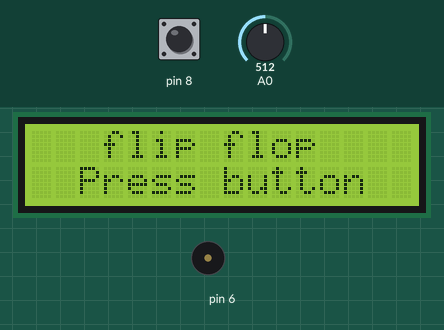
This sketch was run on a simulated Arduino Uno, built with avr-gcc and run on an emulated ATmega328P. Parts: 16×2 character LCD, buzzer (waves = sounding). Inputs (shaded band) come from the test bench; at power-on: pin 8 LOW, A0 = 512. Random numbers use the default seed unless the sketch sets one.

Above: at 1.3 s.
1.4 s: pin 8 driven HIGH
At 2.1 s:
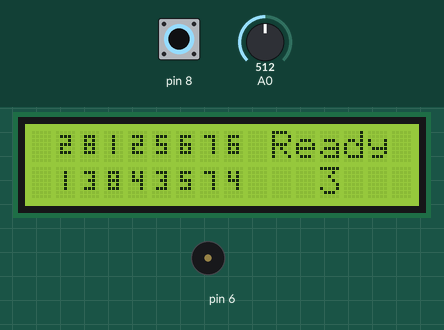
4.4 s: A0 set to 716
At 5.2 s:
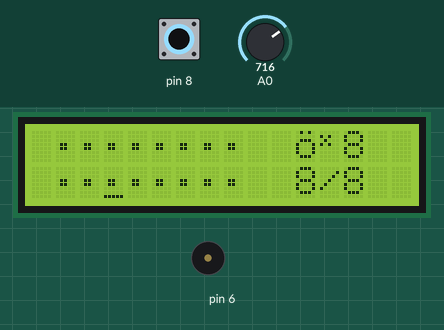
6.0 s: A0 set to 900
At 6.8 s:
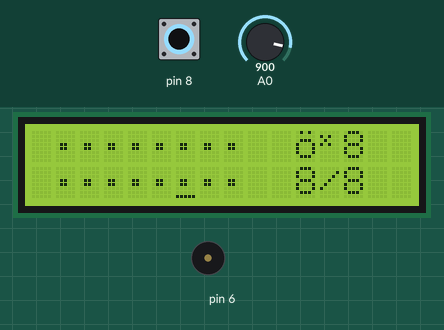
7.5 s: A0 set to 1023
At 7.9 s:
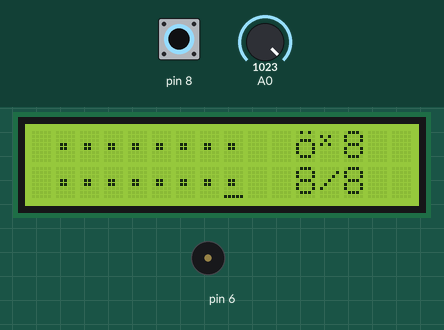
9.0 s: pin 8 pulsed LOW 2 times (0.12 s each, 0.3 s apart)
At 10.1 s:
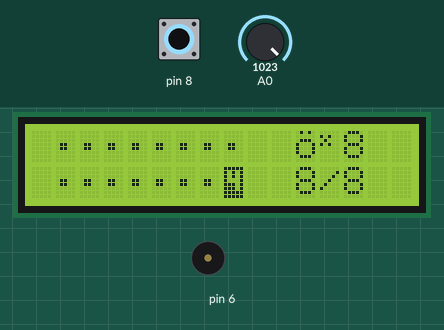
Timing chart, 0 to 12.0 s (numbered marks = the images above; inputs shaded):
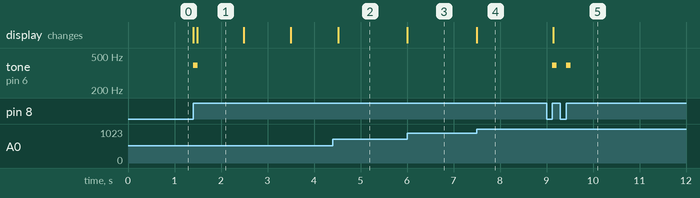

The sketch:

ArrayKit_FlipGame.ino
```cpp
#include <Wire.h>
#include <LiquidCrystal_I2C.h>


byte cnum[8][8] = {
  B00000, B00100, B00100, B00100, B00100, B00100, B00000, B00000,
  B00000, B01110, B00010, B01110, B01000, B01110, B00000, B00000,
  B00000, B01110, B00010, B00110, B00010, B01110, B00000, B00000,
  B00000, B01010, B01010, B01110, B00010, B00010, B00000, B00000,
  B00000, B01110, B01000, B01110, B00010, B01110, B00000, B00000,
  B00000, B01110, B01000, B01110, B01010, B01110, B00000, B00000,
  B00000, B01110, B00010, B00010, B00010, B00010, B00000, B00000,
  B00000, B01110, B01010, B01110, B01010, B01110, B00000, B00000
};

byte cnum2[8][8] = {
  B11111, B11011, B11011, B11011, B11011, B11011, B11111, B00000,
  B11111, B10001, B11101, B10001, B10111, B10001, B11111, B00000,
  B11111, B10001, B11101, B11001, B11101, B10001, B11111, B00000,
  B11111, B10101, B10101, B10001, B11101, B11101, B11111, B00000,
  B11111, B10001, B10111, B10001, B11101, B10001, B11111, B00000,
  B11111, B10001, B10111, B10001, B10101, B10001, B11111, B00000,
  B11111, B10001, B11101, B11101, B11101, B11101, B11111, B00000,
  B11111, B10001, B10101, B10001, B10101, B10001, B11111, B00000
};

char board[16] = {0};
byte state[16] = {0};
int pos, prevPos, prevKey, count, life;
bool initall;
bool gamerun;
#define LIFE 8

LiquidCrystal_I2C lcd(0x27, 16, 2);

void setup() {
  // put your setup code here, to run once:
  Serial.begin(9600);

  pinMode(7, INPUT);
  pinMode(8, INPUT);

  lcd.init();
  lcd.clear();
  lcd.backlight(); // lcd.noBacklight();

  for (int i = 0; i < 8; i++)
    lcd.createChar(i, cnum[i]);

  randomSeed(analogRead(A1));

  initall = true;
  gamerun = false;
  count = 8;
  life = LIFE;
  lcd.setCursor(0, 0);
  lcd.print("   flip flop");
  lcd.setCursor(0, 1);
  lcd.print("  Press button");
}

void loop() {
  // put your main code here, to run repeatedly:
  int val = analogRead(A0);
  pos = map(val, 0, 1023, 0, 15);
  int key = digitalRead(8);

  if (pos != prevPos) {
    if (gamerun)
      drawSelected();
    prevPos = pos;
  }

  if (key && !prevKey) {
    tone(6, 392, 100);
    update();
  }
  prevKey = key;
}

void initBoard() {
  int dx, dy, count;
  for (int i = 0; i < 16; i++) {
    state[i] = 0;
    board[i] = 0;
  }
  for (int i = 1; i <= 8; i++) {
    count = 2;
    while (count--) {
      while (1) {
        dx = random(8);
        dy = random(2);
        if (board[dx + (8 * dy)] == 0) {
          board[dx + (8 * dy)] = i;
          break;
        }
      }
    }
  }
}

char testBoard() {
  char result = -1;
  for (int i = 0; i < 16; i++) {
    if (state[i] == 1) {
      result = i;
      break;
    }
  }
  return result;
}

void setFont(char c, bool invert) {
  lcd.createChar(c - 1, invert ? cnum2[c - 1] : cnum[c - 1]);
}

void drawBoard() {
  int i;
  char c;

  lcd.setCursor(1, 0);
  for (i = 0; i < 8; i++) {
    if (state[i] == 0) {
      c = 0xa5;
    } else {
      c = board[i] - 1;
    }
    lcd.write(c);
  }
  lcd.setCursor(1, 1);
  for (i = 8; i < 16; i++) {
    if (state[i] == 0) {
      c = 0xa5;
    } else {
      c = board[i] - 1;
    }
    lcd.write(c);
  }
}

void drawPanel()
{
  lcd.setCursor(10, 0);
  //  lcd.print(" [");
  //  lcd.print(life);
  //  lcd.print("] ");
  lcd.write(' ');
  lcd.write((char)0xef);
  lcd.write((char)0xeb);
  lcd.print(life);
  lcd.write(' ');
  lcd.setCursor(11, 1);
  lcd.print(count);
  lcd.print("/8");
}

void drawSelected()
{
  lcd.setCursor((pos % 8) + 1, pos / 8);
  lcd.cursor();
}

void drawClear()
{
  lcd.clear();
  lcd.setCursor(0, 0);
  lcd.print("   Game Clear!");
  lcd.setCursor(0, 1);
  lcd.print("  Press button");
}

void drawOver()
{
  lcd.clear();
  lcd.setCursor(0, 0);
  lcd.print("   GAME OVER!");
  lcd.setCursor(0, 1);
  lcd.print(" Press button");
}

void drawInit()
{
  lcd.noCursor();
  lcd.clear();
  initBoard();
  for (int i = 0; i < 8; i++)
    lcd.createChar(i, cnum[i]);
  for (int i = 0; i < 16; i++)
    state[i] = 2;
  drawBoard();
  lcd.setCursor(10, 0);
  lcd.print("Ready");
  for (int i = 3; i > 0; i--) {
    lcd.setCursor(12, 1);
    lcd.print(i);
    delay(1000);
  }
  for (int i = 0; i < 16; i++)
    state[i] = 0;
  drawBoard();
  drawPanel();
  drawSelected();
}

void update()
{
  if (initall) {
    initall = false;
    gamerun = true;
    count = 8;
    life = LIFE;
    drawInit();
    return;
  }

  if (state[pos] != 0)
    return;

  lcd.noCursor();
  char item = testBoard();

  if (item == -1) {
    state[pos] = 1;
    setFont(board[pos], true);
    drawBoard();
    drawSelected();

  } else if (board[pos] == board[item]) {
    state[pos] = 2;
    state[item] = 2;
    setFont(board[pos], true);
    setFont(board[item], true);
    count--;
    drawBoard();
    drawPanel();
    delay(1000);
    if (count == 0) {
      drawClear();
      initall = true;
      gamerun = false;
    } else {
      setFont(board[pos], false);
      setFont(board[item], false);
      drawBoard();
      drawSelected();
    }

  } else {
    state[pos] = 1;
    state[item] = 1;
    setFont(board[pos], true);
    setFont(board[item], true);
    life--;
    drawBoard();
    drawPanel();
    state[pos] = 0;
    state[item] = 0;
    tone(6, 392, 50);
    delay(200);
    tone(6, 262, 700);
    delay(750);
    if (life == 0) {
      drawOver();
      initall = true;
      gamerun = false;
    } else {
      setFont(board[pos], false);
      setFont(board[item], false);
      drawBoard();
      drawSelected();
    }
  }
}
```

Measured:
- after the input at 1.4 s, tone on pin 6: silent → 392 Hz at once, → silent 0.10 s later; the display: first changes at once (image 1 shows a later state)
- after the input at 6.0 s, the display: changes at once (image 3)
- after the input at 7.5 s, the display: changes at once (image 4)
- after the input at 9.0 s, tone on pin 6: alternates 392 Hz for 0.10 s and silent for 0.20 s, 4 changes in all, then stays silent, starting after 0.12 s; the display: changes after 0.15 s (image 5)
- what the display in image 1 shows lasts 1.0 s, from 1.5 s to 2.5 s
